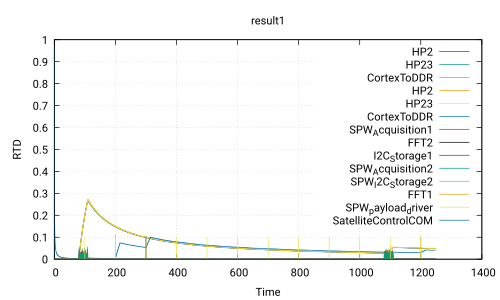

Source code (gnuplot):
 set title 'result1'
 set ylabel 'RTD'
 set xlabel 'Time'
 set grid
 set term pdf
 set output 'Use_case_DoubleCamera_noSafety.ATIPPIC0.executable300.0_0.0.pdf'
 plot 'Use_case_DoubleCamera_noSafety.ATIPPIC0.executable300.0_0.0.csv' using 1:2 with lines title 'HP2','Use_case_DoubleCamera_noSafety.ATIPPIC0.executable300.0_0.0.csv' using 1:3 with lines title 'HP23','Use_case_DoubleCamera_noSafety.ATIPPIC0.executable300.0_0.0.csv' using 1:4 with lines title 'CortexToDDR','Use_case_DoubleCamera_noSafety.ATIPPIC0.executable300.0_0.0.csv' using 1:5 with lines title 'HP2','Use_case_DoubleCamera_noSafety.ATIPPIC0.executable300.0_0.0.csv' using 1:6 with lines title 'HP23','Use_case_DoubleCamera_noSafety.ATIPPIC0.executable300.0_0.0.csv' using 1:7 with lines title 'CortexToDDR','Use_case_DoubleCamera_noSafety.ATIPPIC0.executable300.0_0.0.csv' using 1:8 with lines title 'SPW_Acquisition1','Use_case_DoubleCamera_noSafety.ATIPPIC0.executable300.0_0.0.csv' using 1:9 with lines title 'FFT2','Use_case_DoubleCamera_noSafety.ATIPPIC0.executable300.0_0.0.csv' using 1:10 with lines title 'I2C_Storage1','Use_case_DoubleCamera_noSafety.ATIPPIC0.executable300.0_0.0.csv' using 1:11 with lines title 'SPW_Acquisition2','Use_case_DoubleCamera_noSafety.ATIPPIC0.executable300.0_0.0.csv' using 1:12 with lines title 'SPW_I2C_Storage2','Use_case_DoubleCamera_noSafety.ATIPPIC0.executable300.0_0.0.csv' using 1:13 with lines title 'FFT1','Use_case_DoubleCamera_noSafety.ATIPPIC0.executable300.0_0.0.csv' using 1:14 with lines title 'SPW_payload_driver','Use_case_DoubleCamera_noSafety.ATIPPIC0.executable300.0_0.0.csv' using 1:15 with lines title 'SatelliteControlCOM'
